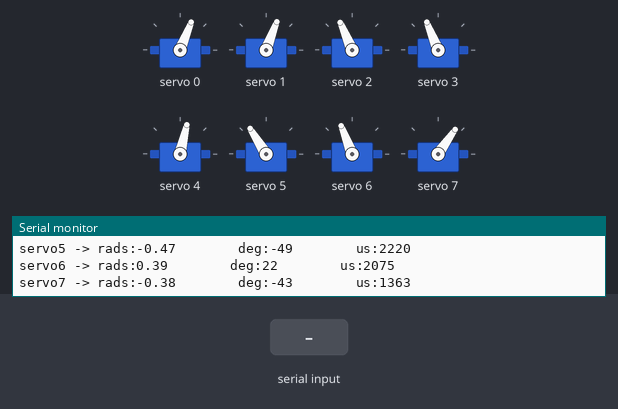
Bench run of a sketch on a simulated ESP32. Parts: 8 × servo, the last lines printed to the serial monitor. The inputs (shaded band) are chosen by the test bench.

Above: at 1.7 s.
1.8 s: "1" received over Serial
At 1.9 s:
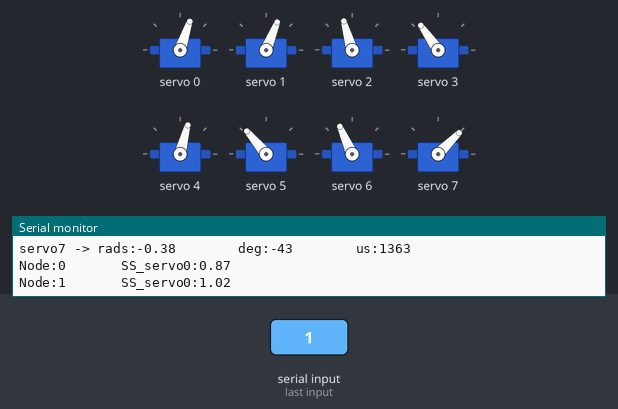
4.8 s: "0" received over Serial
At 5.4 s:
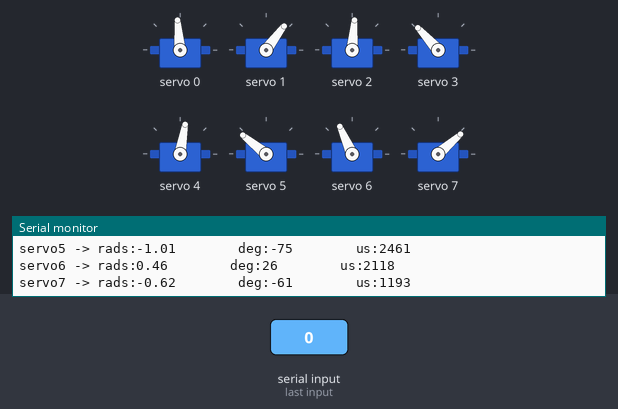
6.3 s: "1" received over Serial
At 7.6 s:
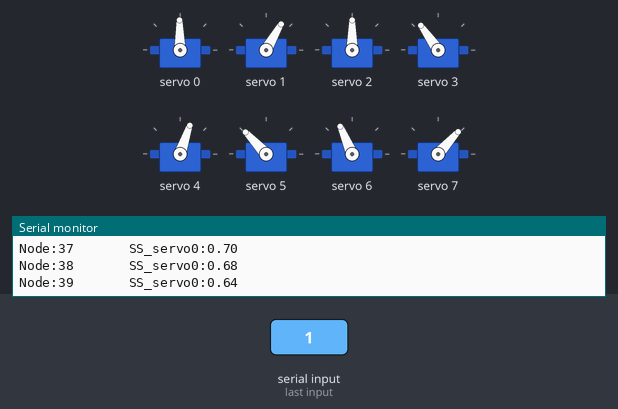
Timing chart, 0 to 9.3 s (numbered marks = the images above; inputs shaded):
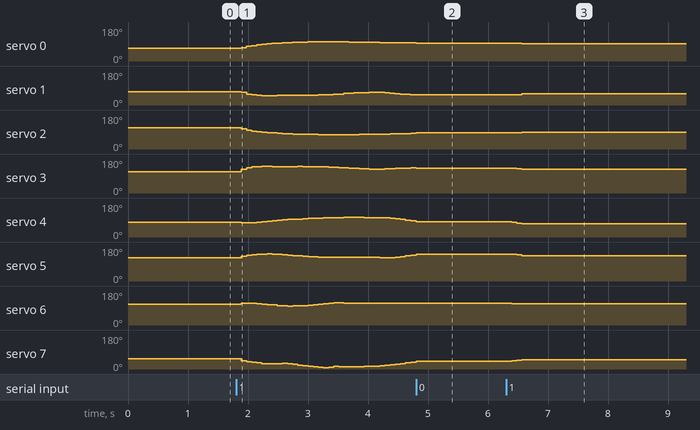

Measured:
- after the input at 4.8 s, servo 1: stays 53° (without the input it goes to 55° after 0.16 s); servo 6: 115° → 114° at once
- after the input at 6.3 s, servo 0: 95° → 93° after 0.09 s, → 91° 0.17 s later; servo 1: 53° → 55° after 0.09 s, → 60° 0.17 s later; servo 2: 85° → 86° after 0.09 s, → 87° 0.08 s later, → 90° 0.09 s later; servo 3: 132° → 129° after 0.18 s, → 125° 0.09 s later; servo 4: 80° → 77° after 0.09 s, → 74° 0.09 s later, → 71° 0.09 s later

The sketch:

step_up_hind_2.ino
```cpp
//Gait template
//FIRST STEP OF LEG 1 MODIFIED
#include <Wire.h>
#include <Adafruit_PWMServoDriver.h>

Adafruit_PWMServoDriver pca9685 = Adafruit_PWMServoDriver();

#define SERVO_FREQ 300
#define SER0 0 //Hip 1
#define SER1 1 //Knee 1
#define SER2 2 //Hip 2
#define SER3 3 //Knee 2
#define SER4 4 //Hip 3
#define SER5 5 //Knee 3
#define SER6 6 //Hip 4
#define SER7 7 //Knee 4

float SS_servo0[] = { 0.61750753,  0.55129978,  0.39650269,  0.29070554,  0.20680457,  0.13510698,  0.07346175,  0.02084582, -0.02429755, -0.0632518 , -0.09466622, -0.12002249, -0.14254266, -0.16157121, -0.17754231, -0.1902858 , -0.19891233, -0.20416584, -0.20721832, -0.20371508, -0.19679382, -0.18551144, -0.17353702, -0.15995169, -0.1458606 , -0.13170225, -0.11810836, -0.10659043, -0.09981465, -0.09674693, -0.0960338 , -0.09488208, -0.08954113, -0.08085842, -0.06974981, -0.05689964, -0.03953606, -0.01642004,  0.01474453,  0.05892179};
float SS_servo1[] = {1.05960513, 1.01100843, 1.08285289, 1.09563111, 1.06795914, 1.0213883 , 0.96624207, 0.9093993 , 0.85700472, 0.81434791, 0.78360419, 0.76321044, 0.74784915, 0.73198251, 0.71329093, 0.69010834, 0.66230945, 0.63109257, 0.60193582, 0.5649649 , 0.51528721, 0.47076737, 0.43672879, 0.41123774, 0.39423848, 0.38512244, 0.38388214, 0.39214336, 0.41533486, 0.45681218, 0.5151619 , 0.5795087 , 0.63919465, 0.69210658, 0.73723387, 0.77024271, 0.78793849, 0.79129679, 0.77342341, 0.72955539};
float SS_servo2[] = { 0.50010685,  0.31458348,  0.1681266 ,  0.07572738, -0.0032864 , -0.073666  , -0.13565167, -0.18935045, -0.2352524 , -0.2736895 , -0.30433875, -0.32878039, -0.34923563, -0.36707556, -0.38285731, -0.39635108, -0.40788894, -0.41543377, -0.41994591, -0.42508302, -0.42191051, -0.42030145, -0.41342254, -0.40311288, -0.3903602 , -0.37585923, -0.36041339, -0.34569398, -0.33173571, -0.31530688, -0.29979524, -0.28610909, -0.26931117, -0.25113804, -0.23144745, -0.21120859, -0.18784072, -0.15981627, -0.12351352, -0.07621443};
float SS_servo3[] = {0.86871047, 1.02091138, 1.10465087, 1.09859486, 1.06363097, 1.01538326, 0.96103604, 0.90576108, 0.85401138, 0.8096554 , 0.77670721, 0.75393985, 0.73437177, 0.7154627 , 0.69514172, 0.67179451, 0.64671428, 0.61741285, 0.58746237, 0.56065416, 0.51816606, 0.48738904, 0.46047096, 0.43963028, 0.42487539, 0.41605431, 0.41345012, 0.4191515 , 0.43561175, 0.46208939, 0.50184094, 0.54893853, 0.59286472, 0.63267093, 0.66640155, 0.69057786, 0.7021659 , 0.70255054, 0.68263638, 0.6389874 };
float SS_servo4[] = { 0.39314502,  0.44727786,  0.4521372 ,  0.42613923,  0.3831469 ,  0.32932951,  0.26941787,  0.20684636,  0.14390841,  0.08360627,  0.03224255, -0.01084619, -0.04867918, -0.08217795, -0.11190451, -0.13791754, -0.15960567, -0.17973341, -0.19931819, -0.2165758 , -0.23455197, -0.24668755, -0.2537208 , -0.2545536 , -0.25071666, -0.24306502, -0.2334039 , -0.22333489, -0.21660054, -0.20869503, -0.15435003, -0.07484438,  0.00880695,  0.09311907,  0.1766078 ,  0.25256607,  0.32496524,  0.39919331,  0.47310193,  0.52506464};
float SS_servo5[] = {-0.47268261, -0.62420733, -0.75527725, -0.85861833, -0.94806502, -1.02481882, -1.08814138, -1.13658807, -1.16755326, -1.17989913, -1.17933952, -1.16825983, -1.15330015, -1.13948306, -1.13022292, -1.1276217 , -1.13207962, -1.13855774, -1.14012028, -1.1472778 , -1.16792092, -1.18463426, -1.19335416, -1.19680236, -1.19390986, -1.18482745, -1.16785944, -1.14075402, -1.09587345, -1.03313212, -1.02235655, -1.02210445, -1.01823276, -1.0137475 , -1.00798426, -1.01338848, -1.00758095, -0.92391173, -0.77025546, -0.60925955};
float SS_servo6[] = {0.3921652 , 0.46325307, 0.47852169, 0.46193631, 0.42954736, 0.38608419, 0.33543829, 0.28125379, 0.22515232, 0.17495464, 0.16303382, 0.17785408, 0.20191146, 0.23284545, 0.26787884, 0.30786969, 0.36199699, 0.41909578, 0.47557915, 0.5232515 , 0.50998985, 0.49604825, 0.48168904, 0.47415287, 0.47047847, 0.47080807, 0.47390046, 0.47868827, 0.48323954, 0.4874313 , 0.4912473 , 0.49248137, 0.49042231, 0.48561906, 0.47872356, 0.46882127, 0.45948036, 0.45033862, 0.43561077, 0.42300124};
float SS_servo7[] = {-0.37663806, -0.53877239, -0.67348755, -0.78179646, -0.87934619, -0.96607   , -1.04017156, -1.09986989, -1.14103225, -1.16851875, -1.22866375, -1.29019042, -1.34448178, -1.39171009, -1.43481793, -1.47399392, -1.4945751 , -1.459735  , -1.33329631, -1.21964201, -1.24126293, -1.26906593, -1.28167559, -1.28714311, -1.28286432, -1.270776  , -1.25041287, -1.2211127 , -1.17766354, -1.11612762, -1.03970178, -0.95749458, -0.87585646, -0.79892545, -0.72914874, -0.66909784, -0.61945287, -0.57596993, -0.53411895, -0.50266536};

int node=0;
int first=0;
int input=2;
int end_time=0;
int time_step=80000; // WAS 200 000
int steps = sizeof(SS_servo0)/sizeof(SS_servo0[0]);
int first_print=1;

// -------------------Joint configurations-------------------
int servo0=0;
int servo0_deg=0;
int servo1=0;
int servo1_deg=0;
int servo2=0;
int servo2_deg=0;
int servo3=0;
int servo3_deg=0;
int servo4=0;
int servo4_deg=0;
int servo5=0;
int servo5_deg=0;
int servo6=0;
int servo6_deg=0;
int servo7=0;
int servo7_deg=0;

void setup() {
  Serial.begin(115200);
  pca9685.begin();

  pca9685.setOscillatorFrequency(27000000); //Value between 24MHz and 27MHz, tuned for this setup
  pca9685.setPWMFreq(SERVO_FREQ);
  delay (500);

        servo0_deg=SS_servo0[0]/3.14159265*180;
        servo0=map(servo0_deg,-38,90,2200,1030);
        servo1_deg=SS_servo1[0]/3.14159265*180-servo0_deg;
        servo1=map(servo1_deg,-90,90,2600,950);
        servo2_deg=SS_servo2[0]/3.14159265*180;
        servo2=map(servo2_deg,-37,90,1500,2670);
        servo3_deg=SS_servo3[0]/3.14159265*180-servo2_deg;
        servo3=map(servo3_deg,-90,90,1100,2700);
        servo4_deg=SS_servo4[0]/3.14159265*180;
        servo4=map(servo4_deg,-90,38,2700,1500);
        servo5_deg=SS_servo5[0]/3.14159265*180-servo4_deg;
        servo5=map(servo5_deg,-90,90,2600,930);
        servo6_deg=SS_servo6[0]/3.14159265*180;
        servo6=map(servo6_deg,-90,38,850,2250);
        servo7_deg=SS_servo7[0]/3.14159265*180-servo6_deg;
        servo7=map(servo7_deg,-90,90,920,2620);

        pca9685.setPWM(SER0,0,servo0);
        pca9685.setPWM(SER1,0,servo1);
        pca9685.setPWM(SER2,0,servo2);
        pca9685.setPWM(SER3,0,servo3);
        pca9685.setPWM(SER4,0,servo4);
        pca9685.setPWM(SER5,0,servo5);
        pca9685.setPWM(SER6,0,servo6);
        pca9685.setPWM(SER7,0,servo7);

        Serial.print("Node:");
        Serial.println(node);
        Serial.print("servo0 -> rads:");
        Serial.print(SS_servo0[node]);
        Serial.print("        deg:");
        Serial.print(servo0_deg);
        Serial.print("        us:");
        Serial.println(servo0);
        Serial.print("servo1 -> rads:");
        Serial.print(SS_servo1[node]);
        Serial.print("        deg:");
        Serial.print(servo1_deg);
        Serial.print("        us:");
        Serial.println(servo1);
        Serial.print("servo2 -> rads:");
        Serial.print(SS_servo2[node]);
        Serial.print("        deg:");
        Serial.print(servo2_deg);
        Serial.print("        us:");
        Serial.println(servo2);
        Serial.print("servo3 -> rads:");
        Serial.print(SS_servo3[node]);
        Serial.print("        deg:");
        Serial.print(servo3_deg);
        Serial.print("        us:");
        Serial.println(servo3);
        Serial.print("servo4 -> rads:");
        Serial.print(SS_servo4[node]);
        Serial.print("        deg:");
        Serial.print(servo4_deg);
        Serial.print("        us:");
        Serial.println(servo4);
        Serial.print("servo5 -> rads:");
        Serial.print(SS_servo5[node]);
        Serial.print("        deg:");
        Serial.print(servo5_deg);
        Serial.print("        us:");
        Serial.println(servo5);
        Serial.print("servo6 -> rads:");
        Serial.print(SS_servo6[node]);
        Serial.print("        deg:");
        Serial.print(servo6_deg);
        Serial.print("        us:");
        Serial.println(servo6);
        Serial.print("servo7 -> rads:");
        Serial.print(SS_servo7[node]);
        Serial.print("        deg:");
        Serial.print(servo7_deg);
        Serial.print("        us:");
        Serial.println(servo7);

}

void loop()
{
  if(Serial.available()>0)
  {
    first=Serial.read();
    if(first=='1')
    {
      input=1;
    }
    if(first=='0')
    {
      input=0;
    }
  }
  if(input==1)
  {
      if(esp_timer_get_time()>=end_time)
      {
        servo0_deg=SS_servo0[node]/3.14159265*180;
        servo0=map(servo0_deg,-38,90,2200,1030);
        servo1_deg=SS_servo1[node]/3.14159265*180-servo0_deg;
        servo1=map(servo1_deg,-90,90,2600,950);
        servo2_deg=SS_servo2[node]/3.14159265*180;
        servo2=map(servo2_deg,-37,90,1500,2670);
        servo3_deg=SS_servo3[node]/3.14159265*180-servo2_deg;
        servo3=map(servo3_deg,-90,90,1100,2700);
        servo4_deg=SS_servo4[node]/3.14159265*180;
        servo4=map(servo4_deg,-90,38,2700,1500);
        servo5_deg=SS_servo5[node]/3.14159265*180-servo4_deg;
        servo5=map(servo5_deg,-90,90,2600,930);
        servo6_deg=SS_servo6[node]/3.14159265*180;
        servo6=map(servo6_deg,-90,38,850,2250);
        servo7_deg=SS_servo7[node]/3.14159265*180-servo6_deg;
        servo7=map(servo7_deg,-90,90,920,2620);

        pca9685.setPWM(SER0,0,servo0);
        pca9685.setPWM(SER1,0,servo1);
        pca9685.setPWM(SER2,0,servo2);
        pca9685.setPWM(SER3,0,servo3);
        pca9685.setPWM(SER4,0,servo4);
        pca9685.setPWM(SER5,0,servo5);
        pca9685.setPWM(SER6,0,servo6);
        pca9685.setPWM(SER7,0,servo7);

        Serial.print("Node:");
        Serial.print(node);
        Serial.print("       SS_servo0:");
        Serial.println(SS_servo3[node]);
        node+=1;
        if(node>=steps)
           {
              input=0;
              node=steps-1;
            }
         end_time=esp_timer_get_time()+time_step;
      }
   }

  if(input == 0)
  {
        servo0_deg=SS_servo0[node]/3.14159265*180;
        servo0=map(servo0_deg,-38,90,2200,1030);
        servo1_deg=SS_servo1[node]/3.14159265*180-servo0_deg;
        servo1=map(servo1_deg,-90,90,2600,950);
        servo2_deg=SS_servo2[node]/3.14159265*180;
        servo2=map(servo2_deg,-37,90,1500,2670);
        servo3_deg=SS_servo3[node]/3.14159265*180-servo2_deg;
        servo3=map(servo3_deg,-90,90,1100,2700);
        servo4_deg=SS_servo4[node]/3.14159265*180;
        servo4=map(servo4_deg,-90,38,2700,1500);
        servo5_deg=SS_servo5[node]/3.14159265*180-servo4_deg;
        servo5=map(servo5_deg,-90,90,2600,930);
        servo6_deg=SS_servo6[node]/3.14159265*180;
        servo6=map(servo6_deg,-90,38,850,2250);
        servo7_deg=SS_servo7[node]/3.14159265*180-servo6_deg;
        servo7=map(servo7_deg,-90,90,920,2620);

        pca9685.setPWM(SER0,0,servo0);
        pca9685.setPWM(SER1,0,servo1);
        pca9685.setPWM(SER2,0,servo2);
        pca9685.setPWM(SER3,0,servo3);
        pca9685.setPWM(SER4,0,servo4);
        pca9685.setPWM(SER5,0,servo5);
        pca9685.setPWM(SER6,0,servo6);
        pca9685.setPWM(SER7,0,servo7);

        if(first_print==1)
        {
        first_print=0;
        Serial.print("Node:");
        Serial.println(node);
        Serial.print("servo0 -> rads:");
        Serial.print(SS_servo0[node]);
        Serial.print("        deg:");
        Serial.print(servo0_deg);
        Serial.print("        us:");
        Serial.println(servo0);
        Serial.print("servo1 -> rads:");
        Serial.print(SS_servo1[node]);
        Serial.print("        deg:");
        Serial.print(servo1_deg);
        Serial.print("        us:");
        Serial.println(servo1);
        Serial.print("servo2 -> rads:");
        Serial.print(SS_servo2[node]);
        Serial.print("        deg:");
        Serial.print(servo2_deg);
        Serial.print("        us:");
        Serial.println(servo2);
        Serial.print("servo3 -> rads:");
        Serial.print(SS_servo3[node]);
        Serial.print("        deg:");
        Serial.print(servo3_deg);
        Serial.print("        us:");
        Serial.println(servo3);
        Serial.print("servo4 -> rads:");
        Serial.print(SS_servo4[node]);
        Serial.print("        deg:");
        Serial.print(servo4_deg);
        Serial.print("        us:");
        Serial.println(servo4);
        Serial.print("servo5 -> rads:");
        Serial.print(SS_servo5[node]);
        Serial.print("        deg:");
        Serial.print(servo5_deg);
        Serial.print("        us:");
        Serial.println(servo5);
        Serial.print("servo6 -> rads:");
        Serial.print(SS_servo6[node]);
        Serial.print("        deg:");
        Serial.print(servo6_deg);
        Serial.print("        us:");
        Serial.println(servo6);
        Serial.print("servo7 -> rads:");
        Serial.print(SS_servo7[node]);
        Serial.print("        deg:");
        Serial.print(servo7_deg);
        Serial.print("        us:");
        Serial.println(servo7);
        }

  }
}
```
